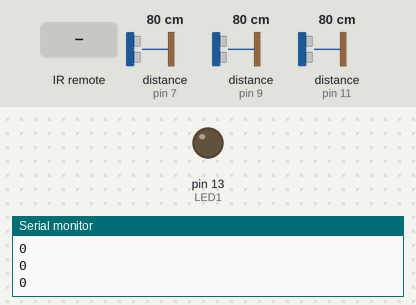
Recording of a sketch running on a simulated Arduino Uno, built with avr-gcc and run on an emulated ATmega328P. Shown: output pins drawn as LEDs (lit = HIGH), the last lines printed to the serial monitor. The inputs (shaded band) are chosen by the test bench; at power-on: distance to the obstacle (sensors on pin 11, pin 7, pin 9) 80 cm. The echo pulse lasts 58.3 µs per cm; pins used as bus, display or sensor lines are not drawn.

Above: at 1.2 s.
1.3 s: infrared code 0xFFA25D received
At 2.8 s:
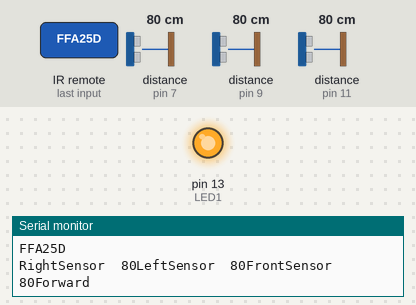
8.8 s: distance to the obstacle (sensor on pin 11) set to 22 cm
11.8 s: distance to the obstacle (sensor on pin 11) set to 18 cm
Timing chart, 0 to 14.8 s (numbered marks = the images above; inputs shaded):
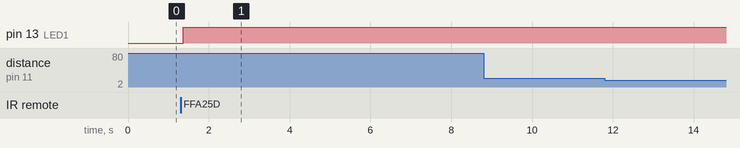

The sketch:

Proiect_final.ino
```cpp
#include <IRremote.h>
//telecomanada
const int RECV_PIN = 12;
IRrecv irrecv(RECV_PIN);
decode_results results;

//led
int LED1=13;

#define relay1 2
#define relay2 3
#define relay3 4
#define relay4 5
#define trigPin1 6
#define echoPin1 7
#define trigPin2 8
#define echoPin2 9
#define trigPin3 10
#define echoPin3 11

long duration, distance, RightSensor,BackSensor,FrontSensor,LeftSensor;

void setup()
{
  //telecomanada
  Serial.begin(9600);
  irrecv.enableIRIn();
  irrecv.blink13(true);


  //LED
  pinMode(LED1,OUTPUT);

  //ULTRASONIC
  Serial.begin (9600);
  pinMode(trigPin1, OUTPUT);
  pinMode(echoPin1, INPUT);
  pinMode(trigPin2, OUTPUT);
  pinMode(echoPin2, INPUT);
  pinMode(trigPin3, OUTPUT);
  pinMode(echoPin3, INPUT);
}

void play()
{
SonarSensor(trigPin1, echoPin1);
RightSensor = distance;
Serial.print("RightSensor  ");
Serial.print(RightSensor);
SonarSensor(trigPin2, echoPin2);
LeftSensor = distance;
Serial.print("LeftSensor  ");
Serial.print(LeftSensor);
SonarSensor(trigPin3, echoPin3);
FrontSensor = distance;
Serial.print("FrontSensor  ");
Serial.print(FrontSensor);


if(FrontSensor<=20 && LeftSensor<=20)
{
  Serial.println("Turn right");

  digitalWrite(relay1,HIGH);
  digitalWrite(relay2,LOW);
  digitalWrite(relay3,HIGH);
  digitalWrite(relay4,LOW);
}
else if(FrontSensor<=20 && RightSensor<=20)
{
  Serial.println("Turn left");

  digitalWrite(relay1,LOW);
  digitalWrite(relay2,HIGH);
  digitalWrite(relay3,LOW);
  digitalWrite(relay4,HIGH);
}
else
{
  Serial.println("Forward");

  digitalWrite(relay1,LOW);
  digitalWrite(relay2,HIGH);
  digitalWrite(relay3,HIGH);
  digitalWrite(relay4,LOW);
}
delay(5);
}


void SonarSensor(int trigPin,int echoPin)
{
digitalWrite(trigPin, LOW);
delayMicroseconds(2);
digitalWrite(trigPin, HIGH);
delayMicroseconds(10);
digitalWrite(trigPin, LOW);
duration = pulseIn(echoPin, HIGH);
distance = duration/58.2;
}

void translate(){

  Serial.println(results.value, HEX);
  switch(results.value){
      case 0xFFA25D:
      {
        play();
        digitalWrite(LED1,HIGH);
        break;
      }
      case 0xE318261B:
      {
         play();
        digitalWrite(LED1,HIGH);
        break;
      }
      case 0xFFE21D:
      {
        oprire();
        digitalWrite(LED1,LOW);
        break;
      }
      default:
      {
        oprire();
        digitalWrite(LED1,LOW);
      }

  }
  //delay(50);
}
void loop(){
  if (irrecv.decode( & results))
  {
    translate();
    irrecv.resume();
  }
  translate();
}

void oprire(){
  digitalWrite(relay1, LOW);
  digitalWrite(relay2, LOW);
  digitalWrite(relay3, LOW);
  digitalWrite(relay4, LOW);
}
```

Measured:
- after the input at 1.3 s, pin 13 (LED1): LOW → HIGH after 0.07 s
